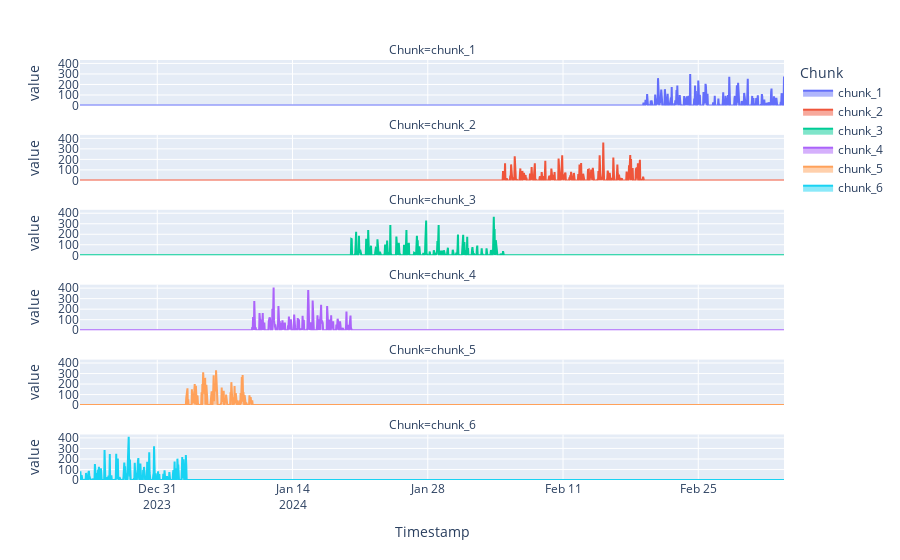

Source (notebook cell):
### Code cell
fig = px.area(finalDF, facet_col="Chunk", facet_col_wrap=1)
fig.show()

### Figure 1 — Plotly figure (JSON) as saved in the notebook; plotly's stock layout.template omitted (floating-point values rounded to 4 significant figures; data arrays with more than 128 entries replaced by an {"elided": "..."} marker saying what was removed)
{"data": [{"fillpattern": {"shape": ""}, "hovertemplate": "Chunk=chunk_1<br>Timestamp=%{x}<br>value=%{y}<extra></extra>", "legendgroup": "chunk_1", "line": {"color": "#636efa"}, "marker": {"symbol": "circle"}, "mode": "lines", "name": "chunk_1", "orientation": "v", "showlegend": true, "stackgroup": "1", "type": "scatter", "x": {"elided": "1750 str values"}, "xaxis": "x6", "y": {"elided": "1750 int values"}, "yaxis": "y6"}, {"fillpattern": {"shape": ""}, "hovertemplate": "Chunk=chunk_2<br>Timestamp=%{x}<br>value=%{y}<extra></extra>", "legendgroup": "chunk_2", "line": {"color": "#EF553B"}, "marker": {"symbol": "circle"}, "mode": "lines", "name": "chunk_2", "orientation": "v", "showlegend": true, "stackgroup": "1", "type": "scatter", "x": {"elided": "1750 str values"}, "xaxis": "x5", "y": {"elided": "1750 int values"}, "yaxis": "y5"}, {"fillpattern": {"shape": ""}, "hovertemplate": "Chunk=chunk_3<br>Timestamp=%{x}<br>value=%{y}<extra></extra>", "legendgroup": "chunk_3", "line": {"color": "#00cc96"}, "marker": {"symbol": "circle"}, "mode": "lines", "name": "chunk_3", "orientation": "v", "showlegend": true, "stackgroup": "1", "type": "scatter", "x": {"elided": "1750 str values"}, "xaxis": "x4", "y": {"elided": "1750 int values"}, "yaxis": "y4"}, {"fillpattern": {"shape": ""}, "hovertemplate": "Chunk=chunk_4<br>Timestamp=%{x}<br>value=%{y}<extra></extra>", "legendgroup": "chunk_4", "line": {"color": "#ab63fa"}, "marker": {"symbol": "circle"}, "mode": "lines", "name": "chunk_4", "orientation": "v", "showlegend": true, "stackgroup": "1", "type": "scatter", "x": {"elided": "1750 str values"}, "xaxis": "x3", "y": {"elided": "1750 int values"}, "yaxis": "y3"}, {"fillpattern": {"shape": ""}, "hovertemplate": "Chunk=chunk_5<br>Timestamp=%{x}<br>value=%{y}<extra></extra>", "legendgroup": "chunk_5", "line": {"color": "#FFA15A"}, "marker": {"symbol": "circle"}, "mode": "lines", "name": "chunk_5", "orientation": "v", "showlegend": true, "stackgroup": "1", "type": "scatter", "x": {"elided": "1750 str values"}, "xaxis": "x2", "y": {"elided": "1750 int values"}, "yaxis": "y2"}, {"fillpattern": {"shape": ""}, "hovertemplate": "Chunk=chunk_6<br>Timestamp=%{x}<br>value=%{y}<extra></extra>", "legendgroup": "chunk_6", "line": {"color": "#19d3f3"}, "marker": {"symbol": "circle"}, "mode": "lines", "name": "chunk_6", "orientation": "v", "showlegend": true, "stackgroup": "1", "type": "scatter", "x": {"elided": "1750 str values"}, "xaxis": "x", "y": {"elided": "1750 int values"}, "yaxis": "y"}], "layout": {"annotations": [{"font": {}, "showarrow": false, "text": "Chunk=chunk_6", "x": 0.5, "xanchor": "center", "xref": "paper", "y": 0.1083, "yanchor": "bottom", "yref": "paper"}, {"font": {}, "showarrow": false, "text": "Chunk=chunk_5", "x": 0.5, "xanchor": "center", "xref": "paper", "y": 0.2867, "yanchor": "bottom", "yref": "paper"}, {"font": {}, "showarrow": false, "text": "Chunk=chunk_4", "x": 0.5, "xanchor": "center", "xref": "paper", "y": 0.465, "yanchor": "bottom", "yref": "paper"}, {"font": {}, "showarrow": false, "text": "Chunk=chunk_3", "x": 0.5, "xanchor": "center", "xref": "paper", "y": 0.6433, "yanchor": "bottom", "yref": "paper"}, {"font": {}, "showarrow": false, "text": "Chunk=chunk_2", "x": 0.5, "xanchor": "center", "xref": "paper", "y": 0.8217, "yanchor": "bottom", "yref": "paper"}, {"font": {}, "showarrow": false, "text": "Chunk=chunk_1", "x": 0.5, "xanchor": "center", "xref": "paper", "y": 1.0, "yanchor": "bottom", "yref": "paper"}], "autosize": true, "legend": {"title": {"text": "Chunk"}, "tracegroupgap": 0}, "margin": {"t": 60}, "xaxis": {"anchor": "y", "autorange": true, "domain": [0, 1], "range": ["2023-12-23", "2024-03-04 21:00"], "title": {"text": "Timestamp"}, "type": "date"}, "xaxis2": {"anchor": "y2", "autorange": true, "domain": [0, 1], "matches": "x", "range": ["2023-12-23", "2024-03-04 21:00"], "showticklabels": false, "type": "date"}, "xaxis3": {"anchor": "y3", "autorange": true, "domain": [0, 1], "matches": "x", "range": ["2023-12-23", "2024-03-04 21:00"], "showticklabels": false, "type": "date"}, "xaxis4": {"anchor": "y4", "autorange": true, "domain": [0, 1], "matches": "x", "range": ["2023-12-23", "2024-03-04 21:00"], "showticklabels": false, "type": "date"}, "xaxis5": {"anchor": "y5", "autorange": true, "domain": [0, 1], "matches": "x", "range": ["2023-12-23", "2024-03-04 21:00"], "showticklabels": false, "type": "date"}, "xaxis6": {"anchor": "y6", "autorange": true, "domain": [0, 1], "matches": "x", "range": ["2023-12-23", "2024-03-04 21:00"], "showticklabels": false, "type": "date"}, "yaxis": {"anchor": "x", "autorange": true, "domain": [0, 0.1083], "range": [0, 432.6], "title": {"text": "value"}, "type": "linear"}, "yaxis2": {"anchor": "x2", "autorange": true, "domain": [0.1783, 0.2867], "matches": "y", "range": [0, 432.6], "title": {"text": "value"}, "type": "linear"}, "yaxis3": {"anchor": "x3", "autorange": true, "domain": [0.3567, 0.465], "matches": "y", "range": [0, 432.6], "title": {"text": "value"}, "type": "linear"}, "yaxis4": {"anchor": "x4", "autorange": true, "domain": [0.535, 0.6433], "matches": "y", "range": [0, 432.6], "title": {"text": "value"}, "type": "linear"}, "yaxis5": {"anchor": "x5", "autorange": true, "domain": [0.7133, 0.8217], "matches": "y", "range": [0, 432.6], "title": {"text": "value"}, "type": "linear"}, "yaxis6": {"anchor": "x6", "autorange": true, "domain": [0.8917, 1.0], "matches": "y", "range": [0, 432.6], "title": {"text": "value"}, "type": "linear"}}}
